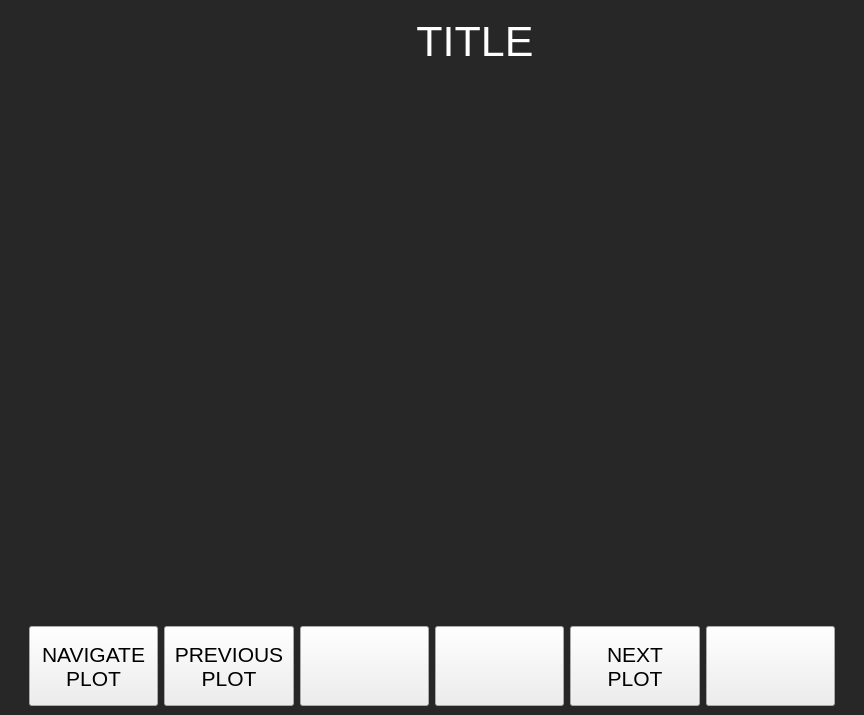
<?xml version="1.0" encoding="UTF-8"?>
<ui version="4.0">
 <class>MainWindow</class>
 <widget class="QMainWindow" name="MainWindow">
  <property name="geometry">
   <rect>
    <x>0</x>
    <y>0</y>
    <width>864</width>
    <height>715</height>
   </rect>
  </property>
  <property name="sizePolicy">
   <sizepolicy hsizetype="Expanding" vsizetype="Expanding">
    <horstretch>0</horstretch>
    <verstretch>0</verstretch>
   </sizepolicy>
  </property>
  <property name="focusPolicy">
   <enum>Qt::NoFocus</enum>
  </property>
  <property name="windowTitle">
   <string>MainWindow</string>
  </property>
  <property name="styleSheet">
   <string notr="true">background-color: rgb(39, 39, 39);</string>
  </property>
  <property name="tabShape">
   <enum>QTabWidget::Rounded</enum>
  </property>
  <widget class="QWidget" name="centralwidget">
   <property name="sizePolicy">
    <sizepolicy hsizetype="Expanding" vsizetype="Expanding">
     <horstretch>0</horstretch>
     <verstretch>0</verstretch>
    </sizepolicy>
   </property>
   <layout class="QGridLayout" name="gridLayout">
    <item row="1" column="0" rowspan="2">
     <widget class="QWidget" name="widget" native="true">
      <property name="sizePolicy">
       <sizepolicy hsizetype="Expanding" vsizetype="Expanding">
        <horstretch>0</horstretch>
        <verstretch>0</verstretch>
       </sizepolicy>
      </property>
      <property name="minimumSize">
       <size>
        <width>0</width>
        <height>530</height>
       </size>
      </property>
      <layout class="QGridLayout" name="gridLayout_2">
       <item row="0" column="0">
        <layout class="QVBoxLayout" name="GraphLayout">
         <property name="sizeConstraint">
          <enum>QLayout::SetMinimumSize</enum>
         </property>
        </layout>
       </item>
      </layout>
     </widget>
    </item>
    <item row="0" column="0">
     <layout class="QHBoxLayout" name="HeaderLayout">
      <property name="sizeConstraint">
       <enum>QLayout::SetMinimumSize</enum>
      </property>
      <item>
       <spacer name="PreTitleSpacer">
        <property name="orientation">
         <enum>Qt::Horizontal</enum>
        </property>
        <property name="sizeType">
         <enum>QSizePolicy::Expanding</enum>
        </property>
        <property name="sizeHint" stdset="0">
         <size>
          <width>400</width>
          <height>0</height>
         </size>
        </property>
       </spacer>
      </item>
      <item>
       <widget class="QLabel" name="HeaderTitle">
        <property name="sizePolicy">
         <sizepolicy hsizetype="Expanding" vsizetype="Minimum">
          <horstretch>0</horstretch>
          <verstretch>0</verstretch>
         </sizepolicy>
        </property>
        <property name="minimumSize">
         <size>
          <width>150</width>
          <height>0</height>
         </size>
        </property>
        <property name="maximumSize">
         <size>
          <width>150</width>
          <height>150</height>
         </size>
        </property>
        <property name="palette">
         <palette>
          <active>
           <colorrole role="WindowText">
            <brush brushstyle="SolidPattern">
             <color alpha="255">
              <red>0</red>
              <green>0</green>
              <blue>0</blue>
             </color>
            </brush>
           </colorrole>
           <colorrole role="Button">
            <brush brushstyle="SolidPattern">
             <color alpha="255">
              <red>39</red>
              <green>39</green>
              <blue>39</blue>
             </color>
            </brush>
           </colorrole>
           <colorrole role="Light">
            <brush brushstyle="SolidPattern">
             <color alpha="255">
              <red>255</red>
              <green>255</green>
              <blue>255</blue>
             </color>
            </brush>
           </colorrole>
           <colorrole role="Midlight">
            <brush brushstyle="SolidPattern">
             <color alpha="255">
              <red>255</red>
              <green>255</green>
              <blue>255</blue>
             </color>
            </brush>
           </colorrole>
           <colorrole role="Dark">
            <brush brushstyle="SolidPattern">
             <color alpha="255">
              <red>127</red>
              <green>127</green>
              <blue>127</blue>
             </color>
            </brush>
           </colorrole>
           <colorrole role="Mid">
            <brush brushstyle="SolidPattern">
             <color alpha="255">
              <red>170</red>
              <green>170</green>
              <blue>170</blue>
             </color>
            </brush>
           </colorrole>
           <colorrole role="Text">
            <brush brushstyle="SolidPattern">
             <color alpha="255">
              <red>0</red>
              <green>0</green>
              <blue>0</blue>
             </color>
            </brush>
           </colorrole>
           <colorrole role="BrightText">
            <brush brushstyle="SolidPattern">
             <color alpha="255">
              <red>255</red>
              <green>255</green>
              <blue>255</blue>
             </color>
            </brush>
           </colorrole>
           <colorrole role="ButtonText">
            <brush brushstyle="SolidPattern">
             <color alpha="255">
              <red>0</red>
              <green>0</green>
              <blue>0</blue>
             </color>
            </brush>
           </colorrole>
           <colorrole role="Base">
            <brush brushstyle="SolidPattern">
             <color alpha="255">
              <red>39</red>
              <green>39</green>
              <blue>39</blue>
             </color>
            </brush>
           </colorrole>
           <colorrole role="Window">
            <brush brushstyle="SolidPattern">
             <color alpha="255">
              <red>39</red>
              <green>39</green>
              <blue>39</blue>
             </color>
            </brush>
           </colorrole>
           <colorrole role="Shadow">
            <brush brushstyle="SolidPattern">
             <color alpha="255">
              <red>0</red>
              <green>0</green>
              <blue>0</blue>
             </color>
            </brush>
           </colorrole>
           <colorrole role="AlternateBase">
            <brush brushstyle="SolidPattern">
             <color alpha="255">
              <red>255</red>
              <green>255</green>
              <blue>255</blue>
             </color>
            </brush>
           </colorrole>
           <colorrole role="ToolTipBase">
            <brush brushstyle="SolidPattern">
             <color alpha="255">
              <red>255</red>
              <green>255</green>
              <blue>220</blue>
             </color>
            </brush>
           </colorrole>
           <colorrole role="ToolTipText">
            <brush brushstyle="SolidPattern">
             <color alpha="255">
              <red>0</red>
              <green>0</green>
              <blue>0</blue>
             </color>
            </brush>
           </colorrole>
           <colorrole role="PlaceholderText">
            <brush brushstyle="SolidPattern">
             <color alpha="128">
              <red>0</red>
              <green>0</green>
              <blue>0</blue>
             </color>
            </brush>
           </colorrole>
          </active>
          <inactive>
           <colorrole role="WindowText">
            <brush brushstyle="SolidPattern">
             <color alpha="255">
              <red>0</red>
              <green>0</green>
              <blue>0</blue>
             </color>
            </brush>
           </colorrole>
           <colorrole role="Button">
            <brush brushstyle="SolidPattern">
             <color alpha="255">
              <red>39</red>
              <green>39</green>
              <blue>39</blue>
             </color>
            </brush>
           </colorrole>
           <colorrole role="Light">
            <brush brushstyle="SolidPattern">
             <color alpha="255">
              <red>255</red>
              <green>255</green>
              <blue>255</blue>
             </color>
            </brush>
           </colorrole>
           <colorrole role="Midlight">
            <brush brushstyle="SolidPattern">
             <color alpha="255">
              <red>255</red>
              <green>255</green>
              <blue>255</blue>
             </color>
            </brush>
           </colorrole>
           <colorrole role="Dark">
            <brush brushstyle="SolidPattern">
             <color alpha="255">
              <red>127</red>
              <green>127</green>
              <blue>127</blue>
             </color>
            </brush>
           </colorrole>
           <colorrole role="Mid">
            <brush brushstyle="SolidPattern">
             <color alpha="255">
              <red>170</red>
              <green>170</green>
              <blue>170</blue>
             </color>
            </brush>
           </colorrole>
           <colorrole role="Text">
            <brush brushstyle="SolidPattern">
             <color alpha="255">
              <red>0</red>
              <green>0</green>
              <blue>0</blue>
             </color>
            </brush>
           </colorrole>
           <colorrole role="BrightText">
            <brush brushstyle="SolidPattern">
             <color alpha="255">
              <red>255</red>
              <green>255</green>
              <blue>255</blue>
             </color>
            </brush>
           </colorrole>
           <colorrole role="ButtonText">
            <brush brushstyle="SolidPattern">
             <color alpha="255">
              <red>0</red>
              <green>0</green>
              <blue>0</blue>
             </color>
            </brush>
           </colorrole>
           <colorrole role="Base">
            <brush brushstyle="SolidPattern">
             <color alpha="255">
              <red>39</red>
              <green>39</green>
              <blue>39</blue>
             </color>
            </brush>
           </colorrole>
           <colorrole role="Window">
            <brush brushstyle="SolidPattern">
             <color alpha="255">
              <red>39</red>
              <green>39</green>
              <blue>39</blue>
             </color>
            </brush>
           </colorrole>
           <colorrole role="Shadow">
            <brush brushstyle="SolidPattern">
             <color alpha="255">
              <red>0</red>
              <green>0</green>
              <blue>0</blue>
             </color>
            </brush>
           </colorrole>
           <colorrole role="AlternateBase">
            <brush brushstyle="SolidPattern">
             <color alpha="255">
              <red>255</red>
              <green>255</green>
              <blue>255</blue>
             </color>
            </brush>
           </colorrole>
           <colorrole role="ToolTipBase">
            <brush brushstyle="SolidPattern">
             <color alpha="255">
              <red>255</red>
              <green>255</green>
              <blue>220</blue>
             </color>
            </brush>
           </colorrole>
           <colorrole role="ToolTipText">
            <brush brushstyle="SolidPattern">
             <color alpha="255">
              <red>0</red>
              <green>0</green>
              <blue>0</blue>
             </color>
            </brush>
           </colorrole>
           <colorrole role="PlaceholderText">
            <brush brushstyle="SolidPattern">
             <color alpha="128">
              <red>0</red>
              <green>0</green>
              <blue>0</blue>
             </color>
            </brush>
           </colorrole>
          </inactive>
          <disabled>
           <colorrole role="WindowText">
            <brush brushstyle="SolidPattern">
             <color alpha="255">
              <red>127</red>
              <green>127</green>
              <blue>127</blue>
             </color>
            </brush>
           </colorrole>
           <colorrole role="Button">
            <brush brushstyle="SolidPattern">
             <color alpha="255">
              <red>39</red>
              <green>39</green>
              <blue>39</blue>
             </color>
            </brush>
           </colorrole>
           <colorrole role="Light">
            <brush brushstyle="SolidPattern">
             <color alpha="255">
              <red>255</red>
              <green>255</green>
              <blue>255</blue>
             </color>
            </brush>
           </colorrole>
           <colorrole role="Midlight">
            <brush brushstyle="SolidPattern">
             <color alpha="255">
              <red>255</red>
              <green>255</green>
              <blue>255</blue>
             </color>
            </brush>
           </colorrole>
           <colorrole role="Dark">
            <brush brushstyle="SolidPattern">
             <color alpha="255">
              <red>127</red>
              <green>127</green>
              <blue>127</blue>
             </color>
            </brush>
           </colorrole>
           <colorrole role="Mid">
            <brush brushstyle="SolidPattern">
             <color alpha="255">
              <red>170</red>
              <green>170</green>
              <blue>170</blue>
             </color>
            </brush>
           </colorrole>
           <colorrole role="Text">
            <brush brushstyle="SolidPattern">
             <color alpha="255">
              <red>127</red>
              <green>127</green>
              <blue>127</blue>
             </color>
            </brush>
           </colorrole>
           <colorrole role="BrightText">
            <brush brushstyle="SolidPattern">
             <color alpha="255">
              <red>255</red>
              <green>255</green>
              <blue>255</blue>
             </color>
            </brush>
           </colorrole>
           <colorrole role="ButtonText">
            <brush brushstyle="SolidPattern">
             <color alpha="255">
              <red>127</red>
              <green>127</green>
              <blue>127</blue>
             </color>
            </brush>
           </colorrole>
           <colorrole role="Base">
            <brush brushstyle="SolidPattern">
             <color alpha="255">
              <red>39</red>
              <green>39</green>
              <blue>39</blue>
             </color>
            </brush>
           </colorrole>
           <colorrole role="Window">
            <brush brushstyle="SolidPattern">
             <color alpha="255">
              <red>39</red>
              <green>39</green>
              <blue>39</blue>
             </color>
            </brush>
           </colorrole>
           <colorrole role="Shadow">
            <brush brushstyle="SolidPattern">
             <color alpha="255">
              <red>0</red>
              <green>0</green>
              <blue>0</blue>
             </color>
            </brush>
           </colorrole>
           <colorrole role="AlternateBase">
            <brush brushstyle="SolidPattern">
             <color alpha="255">
              <red>255</red>
              <green>255</green>
              <blue>255</blue>
             </color>
            </brush>
           </colorrole>
           <colorrole role="ToolTipBase">
            <brush brushstyle="SolidPattern">
             <color alpha="255">
              <red>255</red>
              <green>255</green>
              <blue>220</blue>
             </color>
            </brush>
           </colorrole>
           <colorrole role="ToolTipText">
            <brush brushstyle="SolidPattern">
             <color alpha="255">
              <red>0</red>
              <green>0</green>
              <blue>0</blue>
             </color>
            </brush>
           </colorrole>
           <colorrole role="PlaceholderText">
            <brush brushstyle="SolidPattern">
             <color alpha="128">
              <red>0</red>
              <green>0</green>
              <blue>0</blue>
             </color>
            </brush>
           </colorrole>
          </disabled>
         </palette>
        </property>
        <property name="font">
         <font>
          <pointsize>32</pointsize>
         </font>
        </property>
        <property name="text">
         <string>&lt;html&gt;&lt;head/&gt;&lt;body&gt;&lt;p&gt;&lt;span style=&quot; color:#ffffff;&quot;&gt;TITLE&lt;/span&gt;&lt;/p&gt;&lt;/body&gt;&lt;/html&gt;</string>
        </property>
        <property name="alignment">
         <set>Qt::AlignCenter</set>
        </property>
       </widget>
      </item>
      <item>
       <spacer name="PostTitleSpacer">
        <property name="orientation">
         <enum>Qt::Horizontal</enum>
        </property>
        <property name="sizeType">
         <enum>QSizePolicy::Expanding</enum>
        </property>
        <property name="sizeHint" stdset="0">
         <size>
          <width>300</width>
          <height>0</height>
         </size>
        </property>
       </spacer>
      </item>
      <item>
       <widget class="QLabel" name="HeaderLogo">
        <property name="maximumSize">
         <size>
          <width>100</width>
          <height>65</height>
         </size>
        </property>
        <property name="text">
         <string/>
        </property>
        <property name="pixmap">
         <pixmap>images/logo.jpg</pixmap>
        </property>
        <property name="scaledContents">
         <bool>true</bool>
        </property>
       </widget>
      </item>
     </layout>
    </item>
    <item row="3" column="0">
     <layout class="QHBoxLayout" name="ButtonLayout">
      <property name="sizeConstraint">
       <enum>QLayout::SetMinimumSize</enum>
      </property>
      <item>
       <spacer name="horizontalSpacer">
        <property name="orientation">
         <enum>Qt::Horizontal</enum>
        </property>
        <property name="sizeType">
         <enum>QSizePolicy::Fixed</enum>
        </property>
        <property name="sizeHint" stdset="0">
         <size>
          <width>20</width>
          <height>20</height>
         </size>
        </property>
       </spacer>
      </item>
      <item>
       <widget class="QPushButton" name="NavButton">
        <property name="sizePolicy">
         <sizepolicy hsizetype="Minimum" vsizetype="Expanding">
          <horstretch>0</horstretch>
          <verstretch>0</verstretch>
         </sizepolicy>
        </property>
        <property name="maximumSize">
         <size>
          <width>16777215</width>
          <height>80</height>
         </size>
        </property>
        <property name="font">
         <font>
          <pointsize>16</pointsize>
         </font>
        </property>
        <property name="styleSheet">
         <string notr="true">background-color: rgb(238, 238, 238);</string>
        </property>
        <property name="text">
         <string>NAVIGATE
PLOT</string>
        </property>
        <property name="iconSize">
         <size>
          <width>16</width>
          <height>16</height>
         </size>
        </property>
       </widget>
      </item>
      <item>
       <widget class="QPushButton" name="PrevButton">
        <property name="sizePolicy">
         <sizepolicy hsizetype="Minimum" vsizetype="Expanding">
          <horstretch>0</horstretch>
          <verstretch>0</verstretch>
         </sizepolicy>
        </property>
        <property name="maximumSize">
         <size>
          <width>16777215</width>
          <height>80</height>
         </size>
        </property>
        <property name="font">
         <font>
          <pointsize>16</pointsize>
         </font>
        </property>
        <property name="styleSheet">
         <string notr="true">background-color: rgb(238, 238, 238);</string>
        </property>
        <property name="text">
         <string>PREVIOUS
PLOT</string>
        </property>
       </widget>
      </item>
      <item>
       <widget class="QPushButton" name="PlayButton">
        <property name="sizePolicy">
         <sizepolicy hsizetype="Minimum" vsizetype="Expanding">
          <horstretch>0</horstretch>
          <verstretch>0</verstretch>
         </sizepolicy>
        </property>
        <property name="maximumSize">
         <size>
          <width>16777215</width>
          <height>80</height>
         </size>
        </property>
        <property name="styleSheet">
         <string notr="true">background-color: rgb(238, 238, 238);</string>
        </property>
        <property name="text">
         <string/>
        </property>
        <property name="icon">
         <iconset>
          <normaloff>images/play-icon.png</normaloff>images/play-icon.png</iconset>
        </property>
        <property name="iconSize">
         <size>
          <width>64</width>
          <height>64</height>
         </size>
        </property>
       </widget>
      </item>
      <item>
       <widget class="QPushButton" name="PauseButton">
        <property name="sizePolicy">
         <sizepolicy hsizetype="Minimum" vsizetype="Expanding">
          <horstretch>0</horstretch>
          <verstretch>0</verstretch>
         </sizepolicy>
        </property>
        <property name="maximumSize">
         <size>
          <width>16777215</width>
          <height>80</height>
         </size>
        </property>
        <property name="font">
         <font>
          <pointsize>16</pointsize>
         </font>
        </property>
        <property name="styleSheet">
         <string notr="true">background-color: rgb(238, 238, 238);</string>
        </property>
        <property name="text">
         <string/>
        </property>
        <property name="icon">
         <iconset>
          <normaloff>images/pause-icon.png</normaloff>images/pause-icon.png</iconset>
        </property>
        <property name="iconSize">
         <size>
          <width>64</width>
          <height>64</height>
         </size>
        </property>
       </widget>
      </item>
      <item>
       <widget class="QPushButton" name="NextButton">
        <property name="sizePolicy">
         <sizepolicy hsizetype="Minimum" vsizetype="Expanding">
          <horstretch>0</horstretch>
          <verstretch>0</verstretch>
         </sizepolicy>
        </property>
        <property name="maximumSize">
         <size>
          <width>16777215</width>
          <height>80</height>
         </size>
        </property>
        <property name="font">
         <font>
          <pointsize>16</pointsize>
         </font>
        </property>
        <property name="styleSheet">
         <string notr="true">background-color: rgb(238, 238, 238);</string>
        </property>
        <property name="text">
         <string>NEXT
PLOT</string>
        </property>
       </widget>
      </item>
      <item>
       <widget class="QPushButton" name="SettingsButton">
        <property name="sizePolicy">
         <sizepolicy hsizetype="Minimum" vsizetype="Expanding">
          <horstretch>0</horstretch>
          <verstretch>0</verstretch>
         </sizepolicy>
        </property>
        <property name="maximumSize">
         <size>
          <width>16777215</width>
          <height>80</height>
         </size>
        </property>
        <property name="styleSheet">
         <string notr="true">background-color: rgb(238, 238, 238);</string>
        </property>
        <property name="locale">
         <locale language="English" country="Canada"/>
        </property>
        <property name="text">
         <string/>
        </property>
        <property name="icon">
         <iconset>
          <normaloff>images/settings-icon.png</normaloff>images/settings-icon.png</iconset>
        </property>
        <property name="iconSize">
         <size>
          <width>64</width>
          <height>64</height>
         </size>
        </property>
       </widget>
      </item>
      <item>
       <spacer name="horizontalSpacer_2">
        <property name="orientation">
         <enum>Qt::Horizontal</enum>
        </property>
        <property name="sizeType">
         <enum>QSizePolicy::Fixed</enum>
        </property>
        <property name="sizeHint" stdset="0">
         <size>
          <width>20</width>
          <height>0</height>
         </size>
        </property>
       </spacer>
      </item>
     </layout>
    </item>
   </layout>
  </widget>
 </widget>
 <resources/>
 <connections/>
</ui>
